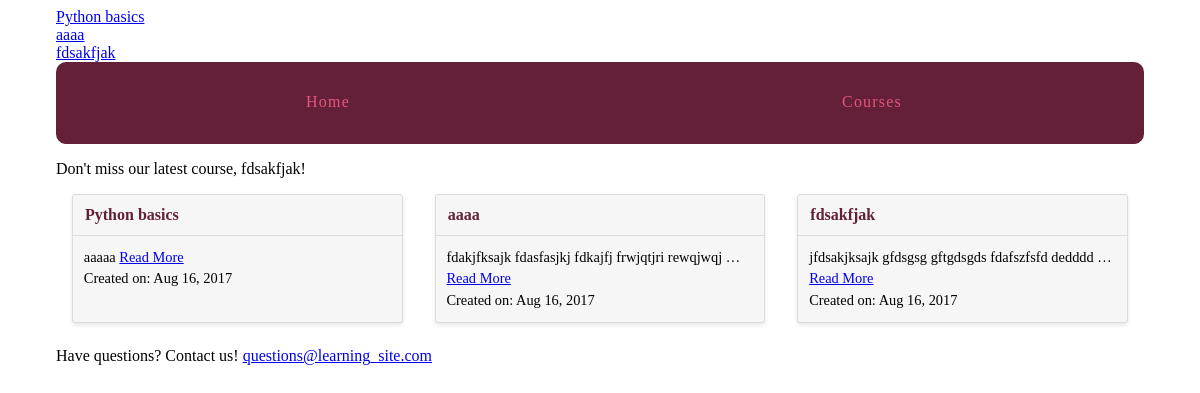
Page /courses/ on the committed database.
### courses/models.py (models this page shows)
class Course(models.Model):
    created_at = models.DateTimeField(auto_now_add=True)
    title = models.CharField(max_length=255)
    description = models.TextField()
    def __str__(self):
        return self.title

### courses/views.py (the view)
def course_list(request):
    courses = Course.objects.all()
    email = 'questions@learning_site.com'
    return render(request, 'courses/course_list.html', {'courses': courses,
                                                        'email': email})

### courses/templatetags/course_extras.py (called while the page is built)
@register.simple_tag
def newest_course():
    return Course.objects.latest('created_at')

@register.inclusion_tag('courses/course_nav.html')
def nav_courses_list():
    courses = Course.objects.all()
    return {'courses': courses}

### courses/templates/courses/course_list.html (shortened to what this page needs)
{% extends 'layout.html' %}
{% block content %}
<div class="cards">
    {% for course in courses %}
    <div class="card">
        <header><a href="{% url 'courses:detail' pk=course.pk %}">{{ course.title }}</a></header>
        <div class="card-copy">
            {% if course.description <= 5 %}
                {{ course.description }}
            {% else %}
                {{ course.description|truncatewords:5 }}
            <a href="{% url 'courses:detail' pk=course.pk %}">Read More</a>
            {% endif %}
            <div>Created on: {{ course.created_at|date:'M d, Y' }}</div>
        </div>
    </div>
    {% endfor %}
    <div>Have questions? Contact us! {{ email|urlize }} </div>
</div>
{% endblock %}

### templates/layout.html (shortened to what this page needs)
{% load static from staticfiles %}
{% load course_extras %}
<!doctype html>
<html lang="en">
<head>
    <link rel="stylesheet" href="{% static 'css/layout.css' %}">
</head>
<body>
    <div class="site-container">
        <div>{% nav_courses_list %}</div>
        <nav>
            <a href="#">Home</a>
            <a href="{% url 'courses:list' %}">Courses</a>
        </nav>
        <p>Don't miss our latest course, {% newest_course %}!</p>
    {% block content %}{% endblock %}
    </div>
</body>
</html>

### courses/templates/courses/course_nav.html
{% for course in courses %}
    <div><a href="{% url 'courses:detail' pk=course.pk %}">{{ course.title }}</a></div>
{% endfor %}

### assets/css/layout.css (style rules this page uses)
html { box-sizing: border-box; }
*, *::after, *::before { box-sizing: inherit; }
.site-container { max-width: 68em; margin-left: auto; margin-right: auto; }
.site-container::after { clear: both; content: ""; display: table; }
.site-container nav { width: 100%; display: table; width: 100%; table-layout: fixed; border-bottom-left-radius: 10px; border-bottom-right-radius: 10px; border-top-left-radius: 10px; border-top-right-radius: 10px; border-bottom-left-radius: 10px; border-top-left-radius: 10px; border-bottom-right-radius: 10px; border-top-right-radius: 10px; background-color: #642039; margin-bottom: 1em; overflow: hidden; }
.site-container nav a { display: table-cell; width: 8.33333%; padding: 10px; border-bottom: 2px solid #642039; color: #e6557e; letter-spacing: 0.075em; line-height: 60px; text-align: center; text-decoration: none; }
.cards { display: -webkit-box; display: -moz-box; display: box; display: -webkit-flex; display: -moz-flex; display: -ms-flexbox; display: flex; -webkit-box-lines: multiple; -moz-box-lines: multiple; box-lines: multiple; -webkit-flex-wrap: wrap; -moz-flex-wrap: wrap; -ms-flex-wrap: wrap; flex-wrap: wrap; -webkit-box-pack: justify; -moz-box-pack: justify; box-pack: justify; -webkit-justify-content: space-between; -moz-justify-content: space-between; -ms-justify-content: space-between; -o-justify-content: space-between; justify-content: space-between; -ms-flex-pack: justify; }
.card { -webkit-flex-basis: 15em; -moz-flex-basis: 15em; flex-basis: 15em; -ms-flex-preferred-size: 15em; -webkit-flex-grow: 1; -moz-flex-grow: 1; flex-grow: 1; -ms-flex-positive: 1; -webkit-transition: all 0.2s ease-in-out; -moz-transition: all 0.2s ease-in-out; transition: all 0.2s ease-in-out; background-color: #f6f6f6; border-radius: 3px; border: 1px solid gainsboro; box-shadow: 0 2px 4px #e6e6e6; margin: 0 1em 1.5em 1em; position: relative; }
.card header { -webkit-transition: all 0.2s ease-in-out; -moz-transition: all 0.2s ease-in-out; transition: all 0.2s ease-in-out; background-color: #f6f6f6; border-bottom: 1px solid gainsboro; border-radius: 3px 3px 0 0; font-weight: bold; line-height: 1.5em; padding: 0.5em 0.75em; }
.card header a { color: #642039; text-decoration: none; }
.card .card-copy { font-size: 0.9em; line-height: 1.5em; padding: 0.75em 0.75em; }

### rows in the picture
Course: title "Python basics", description "aaaaa", created_at "Aug 16, 2017"
Course: title "aaaa", description "fdakjfksajk fdasfasjkj fdkajfj frwjqtjri rewqjwqj …", created_at "Aug 16, 2017"
Course: title "fdsakfjak", description "jfdsakjksajk gfdsgsg gftgdsgds fdafszfsfd dedddd …", created_at "Aug 16, 2017"

### other values in the picture
{{ email|urlize }} "questions@learning_site.com"
